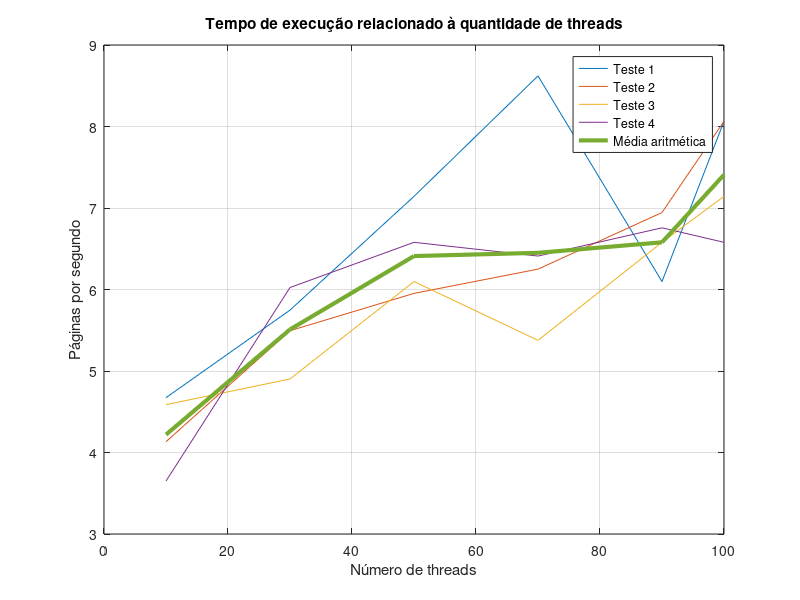

Recreate this plot in MATLAB.

%% Defining values
threads = [10 30 50 70 90 100];
%Average
avgTime = [118.5 90.75 78 77.52 76 67.5];
avgTime = 500 ./ avgTime;

%Test 1
test1Time = [107 87 70 58 82 62];
test1Time = 500 ./ test1Time;

%Test 2
test2Time = [121 91 84 80 72 62];
test2Time = 500 ./ test2Time;

%Test 3
test3Time = [109 102 82 93 76 70];
test3Time = 500 ./ test3Time;

%Test 4
test4Time = [137 83 76 78 74 76];
test4Time = 500 ./ test4Time;

%% Plotting
plot(threads,test1Time);
hold on
plot(threads,test2Time);
hold on
plot(threads,test3Time);
hold on
plot(threads,test4Time);
hold on
plot(threads,avgTime,'LineWidth',3);

legend('Teste 1','Teste 2','Teste 3','Teste 4','Média aritmética');
xlabel('Número de threads');
ylabel('Páginas por segundo');
grid
title('Tempo de execução relacionado à quantidade de threads');